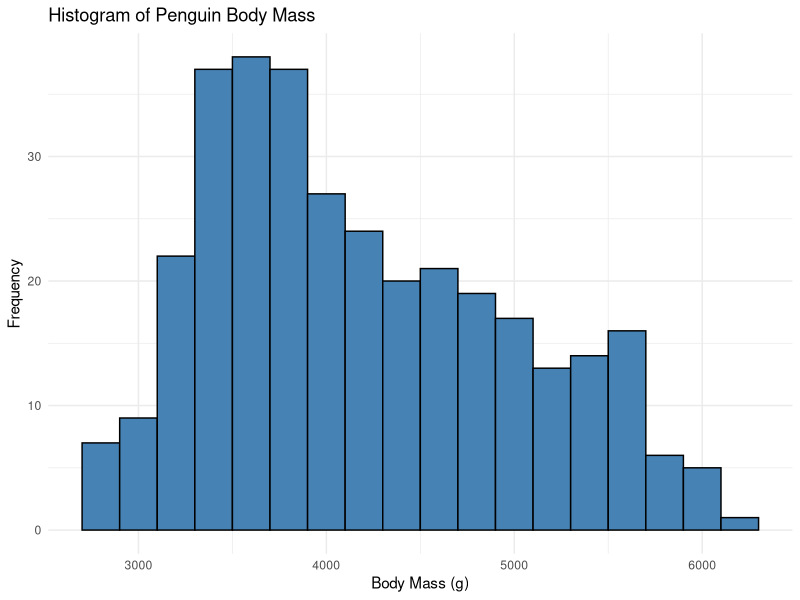
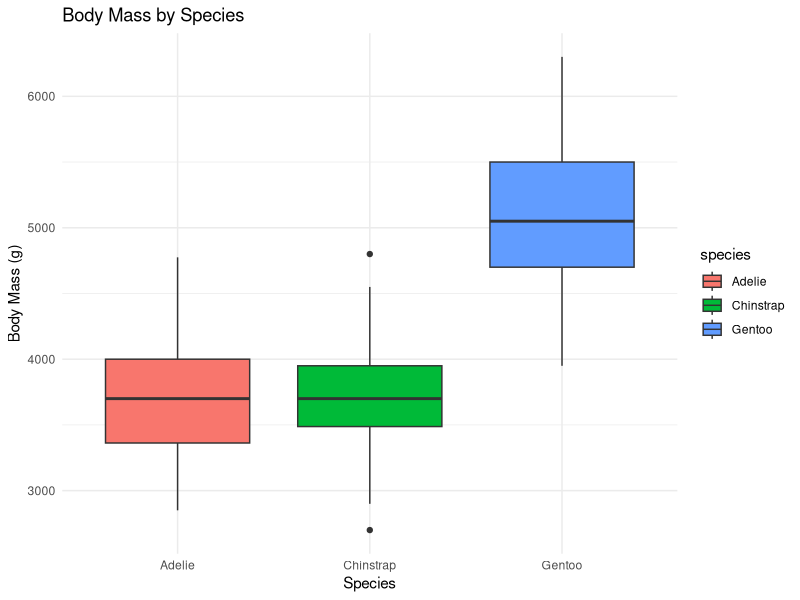
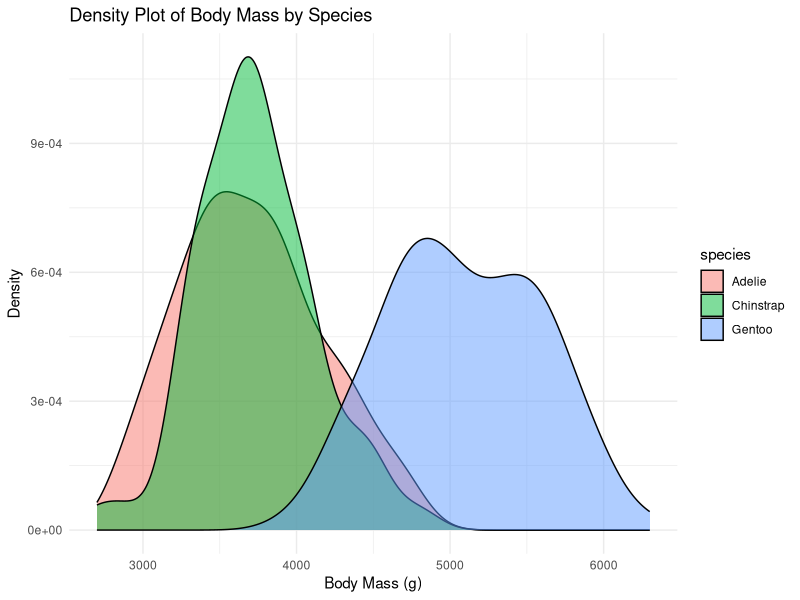
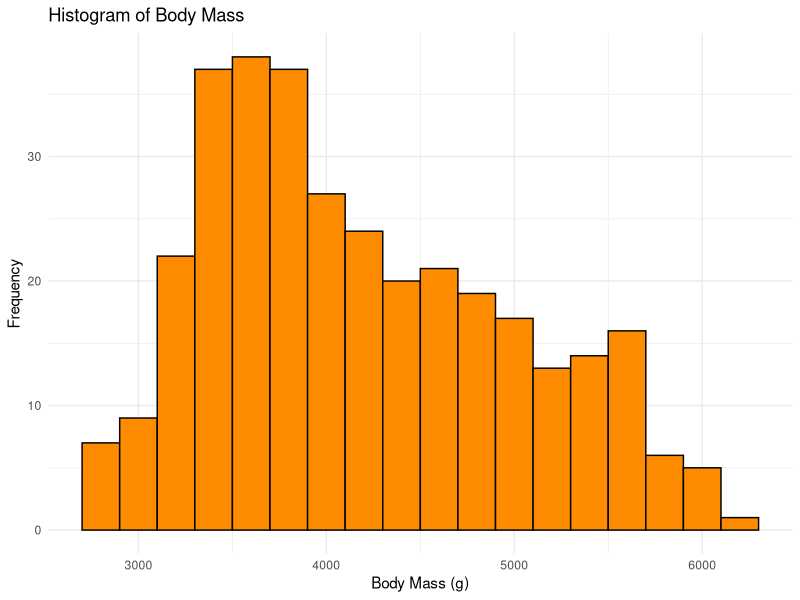
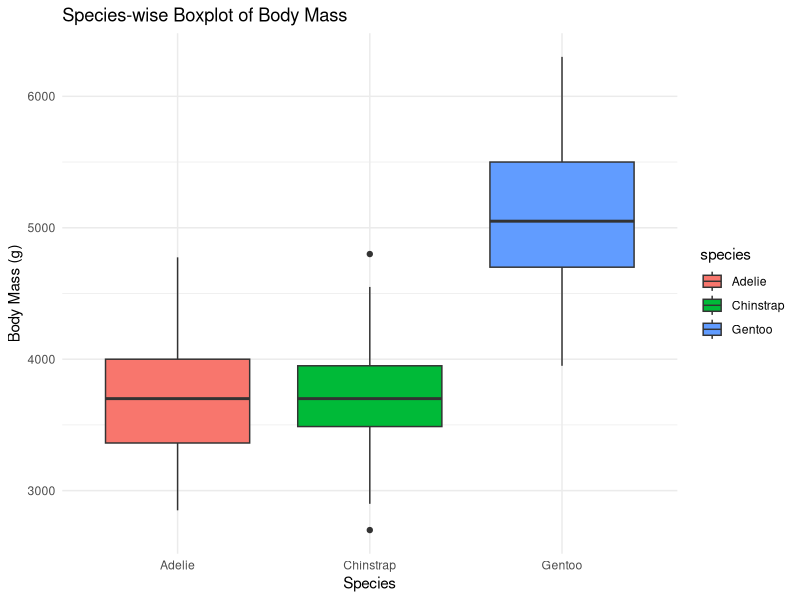
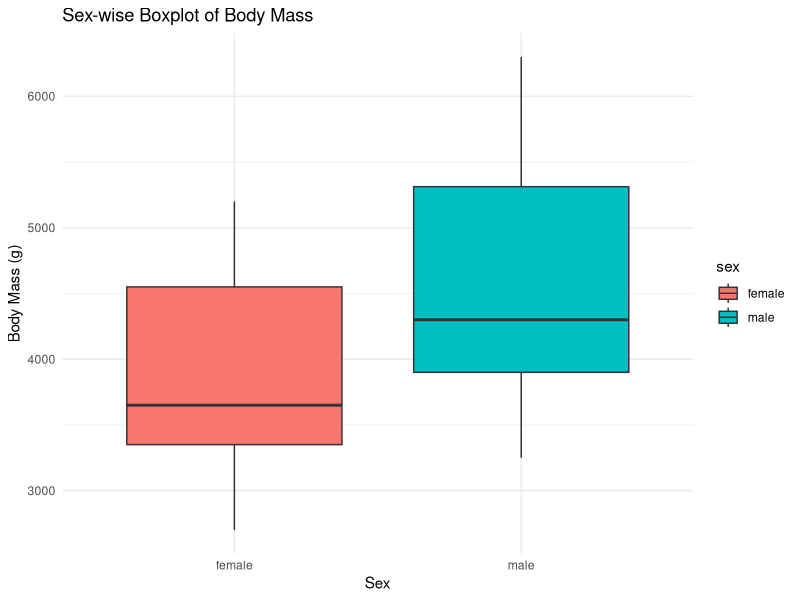
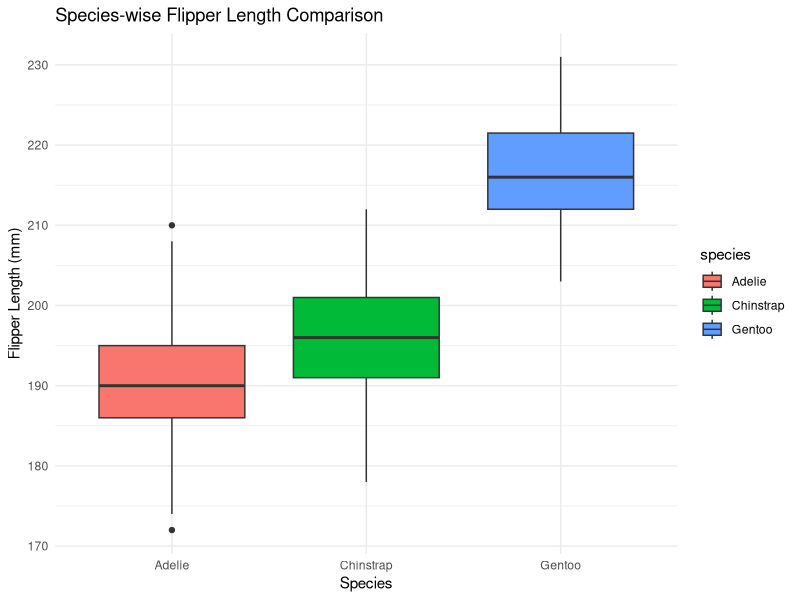
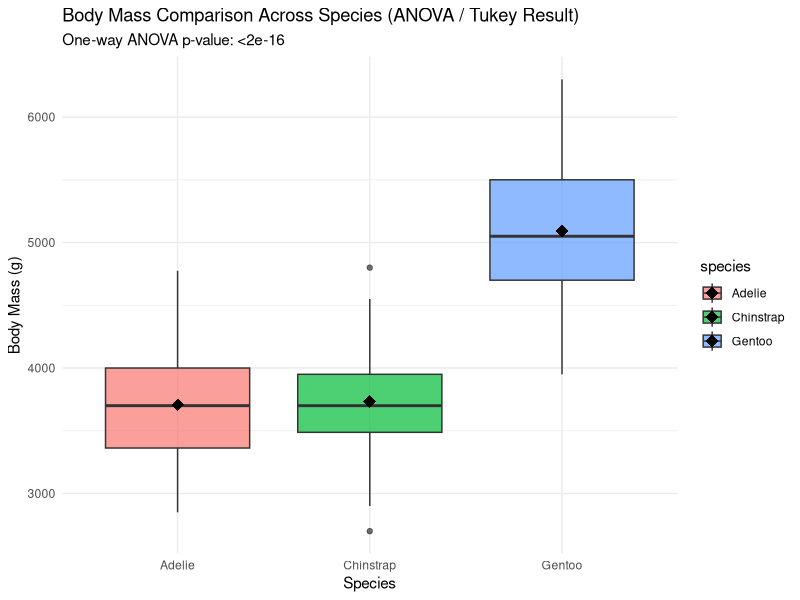

These figures' R source, in order:
install.packages("palmerpenguins") # built-in dataset
install.packages("e1071")
install.packages("car")
install.packages("ggplot2")
install.packages("dplyr")

library(e1071)
library(car)
library(ggplot2)
library(dplyr)
library(palmerpenguins)

setwd(dirname(rstudioapi::getActiveDocumentContext()$path))

# load data
data(penguins)
penguins <- as.data.frame(penguins)

# check if loaded
str(penguins)
head(penguins)
summary(penguins)

# missing values cleanup
penguins <- penguins[complete.cases(penguins[, c("species", "sex",
                                                   "body_mass_g",
                                                   "flipper_length_mm")]), ]

cat("Number of penguins after removing NAs:", nrow(penguins), "\n")











# T1: Statistics



desc_stats <- function(x) {
  c(
    Mean     = mean(x),
    Median   = median(x),
    Min      = min(x),
    Max      = max(x),
    Variance = var(x),
    SD       = sd(x),
    Q1       = quantile(x, 0.25),
    Q3       = quantile(x, 0.75),
    IQR      = IQR(x),
    Skewness = skewness(x),
    Kurtosis = kurtosis(x)
  )
}

overall_desc <- desc_stats(penguins$body_mass_g)
print(round(overall_desc, 2))

species_desc <- penguins %>%
  group_by(species) %>%
  summarise(
    Mean     = mean(body_mass_g),
    Median   = median(body_mass_g),
    Min      = min(body_mass_g),
    Max      = max(body_mass_g),
    Variance = var(body_mass_g),
    SD       = sd(body_mass_g),
    Q1       = quantile(body_mass_g, 0.25),
    Q3       = quantile(body_mass_g, 0.75),
    IQR      = IQR(body_mass_g),
    Skewness = skewness(body_mass_g),
    Kurtosis = kurtosis(body_mass_g)
  )

print(species_desc)

# visualizations

# histogram of body mass
p1 <- ggplot(penguins, aes(x = body_mass_g)) +
  geom_histogram(binwidth = 200, fill = "steelblue", color = "black") +
  labs(title = "Histogram of Penguin Body Mass",
       x = "Body Mass (g)", y = "Frequency") +
  theme_minimal()
print(p1)
ggsave("plot1_histogram_bodymass.png", plot = p1, width = 7, height = 5, dpi = 300)

# boxplot of body mass by species
p2 <- ggplot(penguins, aes(x = species, y = body_mass_g, fill = species)) +
  geom_boxplot() +
  labs(title = "Body Mass by Species",
       x = "Species", y = "Body Mass (g)") +
  theme_minimal()
print(p2)
ggsave("plot2_boxplot_species.png", plot = p2, width = 7, height = 5, dpi = 300)

# density plot of body mass by species
p3 <- ggplot(penguins, aes(x = body_mass_g, fill = species)) +
  geom_density(alpha = 0.5) +
  labs(title = "Density Plot of Body Mass by Species",
       x = "Body Mass (g)", y = "Density") +
  theme_minimal()
print(p3)
ggsave("plot3_density_species.png", plot = p3, width = 7, height = 5, dpi = 300)










# T2: Hypothesis 


# H0: mean body mass of male is equivalent to mean body mass of female
# H1: mean body mass of male is not equivalent to mean body mass of female

male_mass   <- penguins$body_mass_g[penguins$sex == "male"]
female_mass <- penguins$body_mass_g[penguins$sex == "female"]

# Shapiro-Wilk test
shapiro_male   <- shapiro.test(male_mass)
shapiro_female <- shapiro.test(female_mass)

cat("Shapiro-Wilk test (Male):\n");   print(shapiro_male)
cat("Shapiro-Wilk test (Female):\n"); print(shapiro_female)

# QQ-plots
png("plot_qq_sex.png", width = 900, height = 500)
par(mfrow = c(1, 2))
qqnorm(male_mass, main = "QQ Plot - Male Body Mass"); qqline(male_mass, col = "red")
qqnorm(female_mass, main = "QQ Plot - Female Body Mass"); qqline(female_mass, col = "red")
par(mfrow = c(1, 1))
dev.off()

# Independent two-sample t-test
# Welch's t-test
t_test_result <- t.test(body_mass_g ~ sex, data = penguins)
print(t_test_result)

# 95% Confidence Interval
cat("95% CI for difference in mean body mass:\n")
print(t_test_result$conf.int)

# Cohen's d (effect size)
cohen_d <- function(x, y) {
  nx <- length(x); ny <- length(y)
  pooled_sd <- sqrt(((nx - 1) * var(x) + (ny - 1) * var(y)) / (nx + ny - 2))
  (mean(x) - mean(y)) / pooled_sd
}

d_value <- cohen_d(male_mass, female_mass)
cat("Cohen's d:", round(d_value, 3), "\n")

# Interpretation 
cat("\nInterpretation:\n")
cat("p-value =", format.pval(t_test_result$p.value, digits = 4),
    "-> ", ifelse(t_test_result$p.value < 0.05,
                   "Reject H0: significant difference in mean body mass between sexes.",
                   "Fail to reject H0: no significant difference."), "\n")
cat("Cohen's d =", round(d_value, 3),
    "-> magnitude:",
    ifelse(abs(d_value) < 0.2, "negligible",
    ifelse(abs(d_value) < 0.5, "small",
    ifelse(abs(d_value) < 0.8, "medium", "large"))), "\n")












# T3: One way anova test

# Normality check per species
for (sp in unique(penguins$species)) {
  cat("\nShapiro-Wilk test for", sp, ":\n")
  print(shapiro.test(penguins$body_mass_g[penguins$species == sp]))
}

# QQ-plots per species
png("plot_qq_species_bodymass.png", width = 1200, height = 500)
par(mfrow = c(1, 3))
for (sp in unique(penguins$species)) {
  data_sp <- penguins$body_mass_g[penguins$species == sp]
  qqnorm(data_sp, main = paste("QQ Plot -", sp))
  qqline(data_sp, col = "red")
}
par(mfrow = c(1, 1))
dev.off()

# Homogeneity of variance: Levene's test
levene_result <- leveneTest(body_mass_g ~ species, data = penguins)
print(levene_result)

# One-way ANOVA
anova_model <- aov(body_mass_g ~ species, data = penguins)
anova_summary <- summary(anova_model)
print(anova_summary)

# Tukey HSD post-hoc test (if ANOVA significant)
p_value_anova <- anova_summary[[1]][["Pr(>F)"]][1]

if (p_value_anova < 0.05) {
  cat("\nANOVA is significant -> Running Tukey HSD post-hoc test\n")
  tukey_result <- TukeyHSD(anova_model)
  print(tukey_result)
  png("plot_tukey_hsd.png", width = 700, height = 500)
  plot(tukey_result, las = 1)
  dev.off()
} else {
  cat("\nANOVA not significant -> Tukey HSD not required\n")
}












# T4: Non parametric analysis


kruskal_result <- kruskal.test(body_mass_g ~ species, data = penguins)
print(kruskal_result)

cat("\nComparison of ANOVA vs Kruskal-Wallis:\n")
cat("ANOVA p-value:", format.pval(p_value_anova, digits = 4), "\n")
cat("Kruskal-Wallis p-value:", format.pval(kruskal_result$p.value, digits = 4), "\n")
cat("Conclusion: Both tests", 
    ifelse((p_value_anova < 0.05) == (kruskal_result$p.value < 0.05),
           "lead to the SAME conclusion regarding species differences.",
           "lead to DIFFERENT conclusions - investigate assumption violations."), "\n")










# T5: Two way anova 

two_way_model <- aov(body_mass_g ~ species * sex, data = penguins)
two_way_summary <- summary(two_way_model)
print(two_way_summary)

cat("\nInterpretation guide:\n")
cat("- Check p-value for 'species'      -> main effect of species\n")
cat("- Check p-value for 'sex'          -> main effect of sex\n")
cat("- Check p-value for 'species:sex'  -> interaction effect\n")

# Interaction plot
png("plot_interaction_species_sex.png", width = 800, height = 500)
interaction.plot(penguins$species, penguins$sex, penguins$body_mass_g,
                 col = c("blue", "red"), lwd = 2,
                 xlab = "Species", ylab = "Mean Body Mass (g)",
                 trace.label = "Sex",
                 main = "Interaction Plot: Species x Sex on Body Mass")
dev.off()










# T6: Flipper length analysis

# Descriptive stats by species
flipper_desc <- penguins %>%
  group_by(species) %>%
  summarise(
    Mean = mean(flipper_length_mm),
    SD   = sd(flipper_length_mm),
    Min  = min(flipper_length_mm),
    Max  = max(flipper_length_mm)
  )
print(flipper_desc)

# Normality check
for (sp in unique(penguins$species)) {
  cat("\nShapiro-Wilk (flipper length) for", sp, ":\n")
  print(shapiro.test(penguins$flipper_length_mm[penguins$species == sp]))
}

# Levene's test
print(leveneTest(flipper_length_mm ~ species, data = penguins))

# One-way ANOVA for flipper length
flipper_anova <- aov(flipper_length_mm ~ species, data = penguins)
flipper_anova_summary <- summary(flipper_anova)
print(flipper_anova_summary)

flipper_p <- flipper_anova_summary[[1]][["Pr(>F)"]][1]

if (flipper_p < 0.05) {
  cat("\nFlipper length ANOVA significant -> Tukey HSD:\n")
  print(TukeyHSD(flipper_anova))
} 

# Kruskal-Wallis for flipper length (robustness check)
print(kruskal.test(flipper_length_mm ~ species, data = penguins))

cat("\nConsistency check: Compare flipper length findings with body mass findings",
    "to see if both physical traits differentiate species similarly.\n")

# QQ-plots for flipper length per species
png("plot_qq_species_flipper.png", width = 1200, height = 500)
par(mfrow = c(1, 3))
for (sp in unique(penguins$species)) {
  data_sp <- penguins$flipper_length_mm[penguins$species == sp]
  qqnorm(data_sp, main = paste("QQ Plot (Flipper) -", sp))
  qqline(data_sp, col = "red")
}
par(mfrow = c(1, 1))
dev.off()










# T7: Additional Visualisations
# Histogram of body mass
p4 <- ggplot(penguins, aes(x = body_mass_g)) +
  geom_histogram(binwidth = 200, fill = "darkorange", color = "black") +
  labs(title = "Histogram of Body Mass", x = "Body Mass (g)", y = "Frequency") +
  theme_minimal()
print(p4)
ggsave("plot4_histogram_bodymass.png", plot = p4, width = 7, height = 5, dpi = 300)

# Species-wise boxplot of body mass
p5 <- ggplot(penguins, aes(x = species, y = body_mass_g, fill = species)) +
  geom_boxplot() +
  labs(title = "Species-wise Boxplot of Body Mass", x = "Species", y = "Body Mass (g)") +
  theme_minimal()
print(p5)
ggsave("plot5_boxplot_species.png", plot = p5, width = 7, height = 5, dpi = 300)

# Sex-wise boxplot of body mass
p6 <- ggplot(penguins, aes(x = sex, y = body_mass_g, fill = sex)) +
  geom_boxplot() +
  labs(title = "Sex-wise Boxplot of Body Mass", x = "Sex", y = "Body Mass (g)") +
  theme_minimal()
print(p6)
ggsave("plot6_boxplot_sex.png", plot = p6, width = 7, height = 5, dpi = 300)

# Species-wise flipper length comparison
p7 <- ggplot(penguins, aes(x = species, y = flipper_length_mm, fill = species)) +
  geom_boxplot() +
  labs(title = "Species-wise Flipper Length Comparison",
       x = "Species", y = "Flipper Length (mm)") +
  theme_minimal()
print(p7)
ggsave("plot7_boxplot_flipper_species.png", plot = p7, width = 7, height = 5, dpi = 300)

# Group comparison plot with mean points overlaid (species vs body mass, annotated with ANOVA p-value)
p8 <- ggplot(penguins, aes(x = species, y = body_mass_g, fill = species)) +
  geom_boxplot(alpha = 0.7) +
  stat_summary(fun = mean, geom = "point", shape = 18, size = 4, color = "black") +
  labs(title = "Body Mass Comparison Across Species (ANOVA / Tukey Result)",
       subtitle = paste("One-way ANOVA p-value:", format.pval(p_value_anova, digits = 3)),
       x = "Species", y = "Body Mass (g)") +
  theme_minimal()
print(p8)
ggsave("plot8_group_comparison.png", plot = p8, width = 7, height = 5, dpi = 300)
